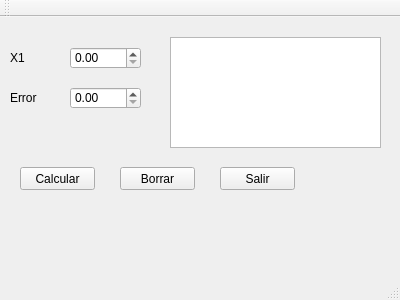
<?xml version="1.0" encoding="UTF-8"?>
<ui version="4.0">
 <class>MainWindow</class>
 <widget class="QMainWindow" name="MainWindow">
  <property name="geometry">
   <rect>
    <x>0</x>
    <y>0</y>
    <width>400</width>
    <height>300</height>
   </rect>
  </property>
  <property name="windowTitle">
   <string>MainWindow</string>
  </property>
  <widget class="QWidget" name="centralWidget">
   <widget class="QDoubleSpinBox" name="X1">
    <property name="geometry">
     <rect>
      <x>70</x>
      <y>30</y>
      <width>71</width>
      <height>22</height>
     </rect>
    </property>
   </widget>
   <widget class="QDoubleSpinBox" name="Error">
    <property name="geometry">
     <rect>
      <x>70</x>
      <y>70</y>
      <width>71</width>
      <height>22</height>
     </rect>
    </property>
   </widget>
   <widget class="QPushButton" name="Calcular">
    <property name="geometry">
     <rect>
      <x>20</x>
      <y>150</y>
      <width>75</width>
      <height>23</height>
     </rect>
    </property>
    <property name="text">
     <string>Calcular</string>
    </property>
   </widget>
   <widget class="QPushButton" name="Borra">
    <property name="geometry">
     <rect>
      <x>120</x>
      <y>150</y>
      <width>75</width>
      <height>23</height>
     </rect>
    </property>
    <property name="text">
     <string>Borrar</string>
    </property>
   </widget>
   <widget class="QPushButton" name="Salir">
    <property name="geometry">
     <rect>
      <x>220</x>
      <y>150</y>
      <width>75</width>
      <height>23</height>
     </rect>
    </property>
    <property name="text">
     <string>Salir</string>
    </property>
   </widget>
   <widget class="QTextBrowser" name="Texto">
    <property name="geometry">
     <rect>
      <x>170</x>
      <y>20</y>
      <width>211</width>
      <height>111</height>
     </rect>
    </property>
   </widget>
   <widget class="QLabel" name="label">
    <property name="geometry">
     <rect>
      <x>10</x>
      <y>30</y>
      <width>47</width>
      <height>21</height>
     </rect>
    </property>
    <property name="text">
     <string>X1</string>
    </property>
   </widget>
   <widget class="QLabel" name="label_2">
    <property name="geometry">
     <rect>
      <x>10</x>
      <y>70</y>
      <width>47</width>
      <height>21</height>
     </rect>
    </property>
    <property name="text">
     <string>Error</string>
    </property>
   </widget>
  </widget>
  <widget class="QMenuBar" name="menuBar">
   <property name="geometry">
    <rect>
     <x>0</x>
     <y>0</y>
     <width>400</width>
     <height>21</height>
    </rect>
   </property>
  </widget>
  <widget class="QToolBar" name="mainToolBar">
   <attribute name="toolBarArea">
    <enum>TopToolBarArea</enum>
   </attribute>
   <attribute name="toolBarBreak">
    <bool>false</bool>
   </attribute>
  </widget>
  <widget class="QStatusBar" name="statusBar"/>
 </widget>
 <layoutdefault spacing="6" margin="11"/>
 <resources/>
 <connections/>
</ui>
